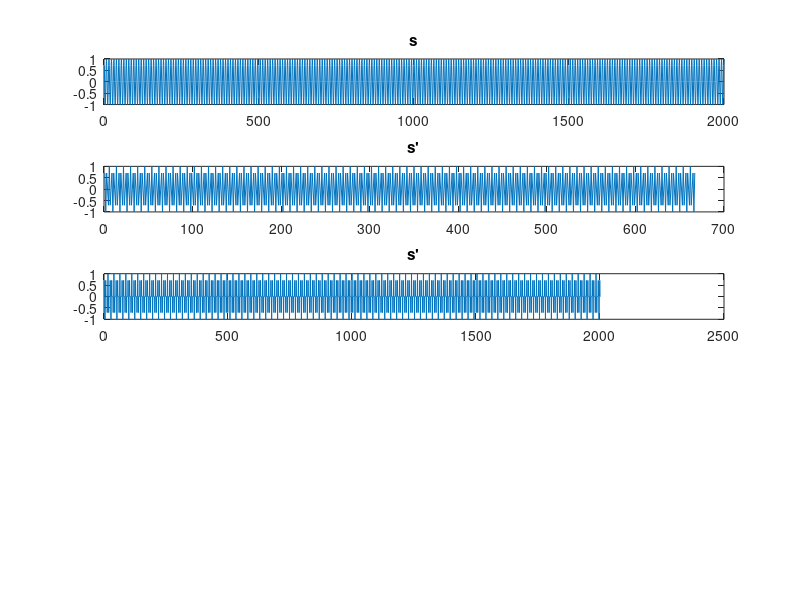
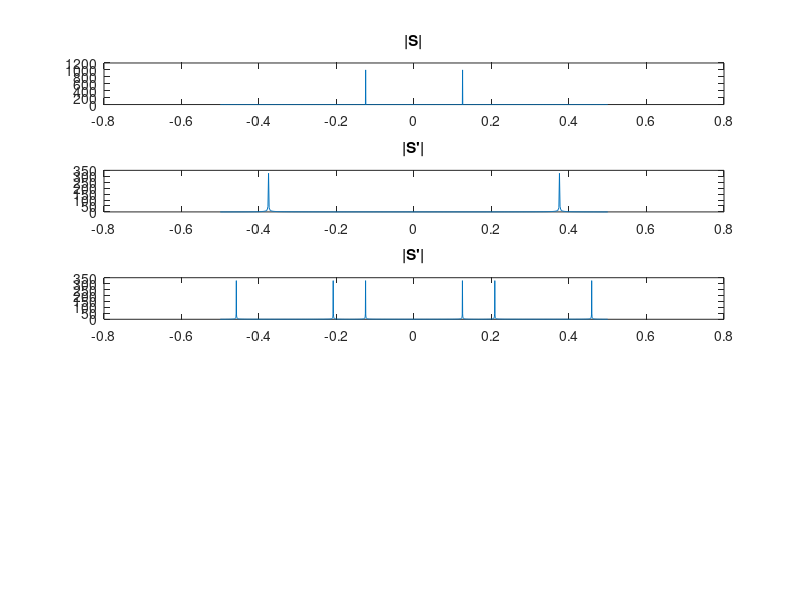

Write the MATLAB code that produced these figures, in order. (Note: this script raises an error after producing the figures.)
clear all; clc; close all;
n = [1:2000];
w = linspace(-1/2,1/2,length(n));

f = 1/8 ;
down = 3;
up = 3;
s = cos(2*pi*f*n);
S = fftshift(fft(s));

figure(1);
subplot(5,1,1);
plot(n,s);
title("s");
figure(2);
subplot(5,1,1);
plot(w,abs(S));
title("|S|");

down_s = s([1:down:length(s)]);

down_S = fftshift(fft(down_s));

figure(1);
subplot(5,1,2);
plot([1:length(down_s)],down_s);
title("s'");
figure(2);
subplot(5,1,2);
plot(linspace(-1/2,1/2,length(down_S)),abs(down_S));
title("|S'|");

up_s = zeros(up,length(down_s)) ;
up_s(1,:) = down_s;
up_s = reshape(up_s,1,up*length(up_s));

up_S = fftshift(fft(up_s));

figure(1);
subplot(5,1,3);
plot([1:length(up_s)],up_s);
title("s'");
figure(2);
subplot(5,1,3);
plot(linspace(-1/2,1/2,length(up_S)),abs(up_S));
title("|S'|");

FIR_up_s = filter(LPF_FIR,up_s);
FIR_up_S = fftshift(fft(FIR_up_s));

figure(1);
subplot(5,1,4);
plot([1:length(FIR_up_s)],FIR_up_s);
title("FIR s'");
figure(2);
subplot(5,1,4);
plot(linspace(-1/2,1/2,length(FIR_up_S)),abs(FIR_up_S));
title("|FIR S'|");

IIR_up_s = filter(LPF_IIR,up_s);
IIR_up_S = fftshift(fft(IIR_up_s));

figure(1);
subplot(5,1,5);
plot([1:length(IIR_up_s)],IIR_up_s);
title("IIR s'");
figure(2);
subplot(5,1,5);
plot(linspace(-1/2,1/2,length(IIR_up_S)),abs(IIR_up_S));
title("|IIR S'|");

MSE_FIR = 10*log10(mean((FIR_up_s([length(FIR_up_s)-length(s):length(FIR_up_s)-1])/0.3-s).^2));
MSE_IIR = 10*log10(mean((-IIR_up_s([length(FIR_up_s)-length(s)+1:length(FIR_up_s)])/0.3-s).^2));

%% DEMO
f_demo = 1/16;
s_demo = cos(2*pi*f_demo*n);
S_demo = fftshift(fft(s_demo));

s_demo_up = up_sample(32,s_demo);
S_demo_up = fftshift(fft(s_demo_up));

s_demo_up_LPF = filter(LPF_FIR_demo,s_demo_up);
S_demo_up_LPF = fftshift(fft(s_demo_up_LPF));

s_demo_down = down_sample(32,s_demo_up_LPF);
S_demo_down = fftshift(fft(s_demo_down));

figure(3);
subplot(4,1,1);
plot([1:length(s_demo)],s_demo);
figure(4);
subplot(4,1,1);
plot(linspace(-1/2,1/2,length(S_demo)),abs(S_demo));
figure(3);
subplot(4,1,2);
plot([1:length(s_demo_up)],s_demo_up);
figure(4);
subplot(4,1,2);
plot(linspace(-1/2,1/2,length(S_demo_up)),abs(S_demo_up));
figure(3);
subplot(4,1,3);
plot([1:length(s_demo_up_LPF)],s_demo_up_LPF);
figure(4);
subplot(4,1,3);
plot(linspace(-1/2,1/2,length(S_demo_up_LPF)),abs(S_demo_up_LPF));
figure(3);
subplot(4,1,4);
plot([1:length(s_demo_down)],s_demo_down);
figure(4);
subplot(4,1,4);
plot(linspace(-1/2,1/2,length(S_demo_down)),abs(S_demo_down));

